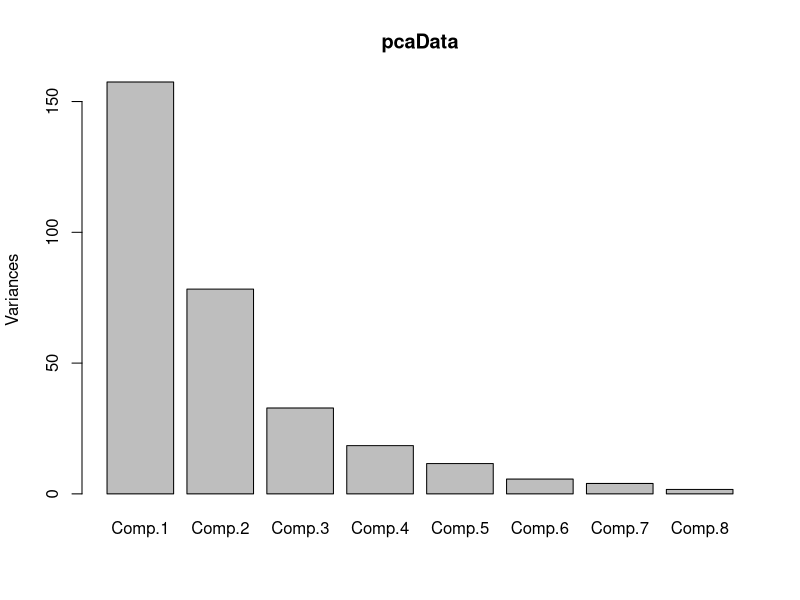
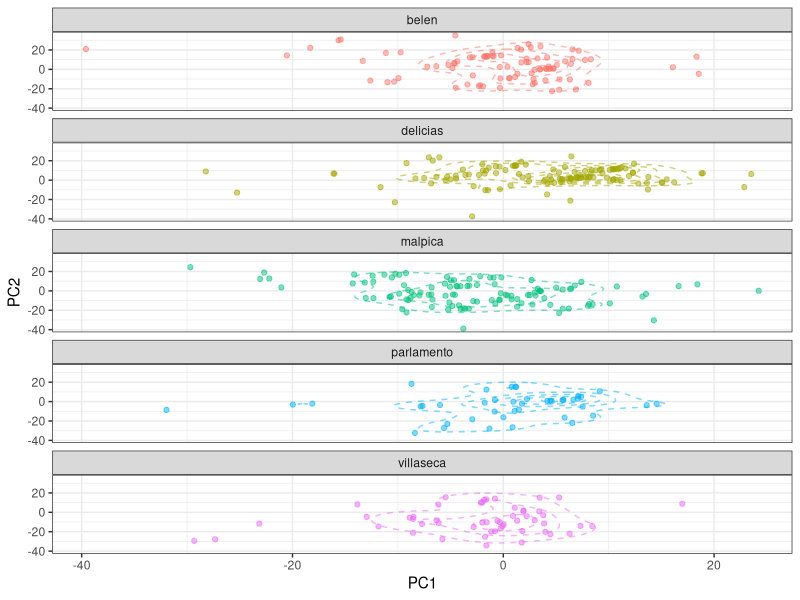

Write R code to recreate these figures, in order. (Note: this script raises an error after producing the figures.)
# Copyright (c) 2018 - Xavier Rubio-Campillo & Maria Coto-Sarmiento
# This file is free software; you can redistribute it and/or modify
# it under the terms of the GNU General Public License as published by
# the Free Software Foundation; either version 3 of the License, or
# (at your option) any later version
# More information see <http://www.gnu.org/licenses/>

library(ggplot2)
library(MASS)
library(caret)
library(vegan)


### 1 - DATA INPUT

## measurements
myData <- read.csv('dataDressel.csv', header=T, sep=",")
# choose the type of Dressel to analyse
myData= subset(myData, type %in% c("Dressel C","Dressel D","Dressel E"))
# keep only the site and the measurements
myData <- myData[,5:13]


## euclidean distance through river
river <- read.csv('riverDistances.csv', header=T, sep=",")
distRiver =as.dist(xtabs(river[, "spatial"] ~ river[, "from"] + river[, "to"]), diag=F)

### 2 - EXPLORATORY DATA ANALYSUS

# PCA
pcaData <- princomp(myData[,1:8])
# plot to check the relevance of the first 2 PC'S
plot(pcaData)
# print table for PC formation
pcaData$loadings

# plot of 2 main PCs
pc1 <- pcaData$scores[,1]
pc2 <- pcaData$scores[,2]
values <- data.frame(pc1=pc1, pc2=pc2, site=myData$site)

pdf("pca.pdf", width=6, height=9)
ggplot(values, aes(x=pc2, y=pc1, col=site)) + geom_density2d(alpha=0.5, linetype="dashed", size=0.5) + geom_point(alpha=0.5) +  facet_wrap(~site,ncol=1) + xlab("PC1") + ylab("PC2") + theme_bw() + theme(legend.position="none")
dev.off()

#other way to do it faceting per type of dressel 
#changes before done: update database, change positions)
#to split by dressel types use ,4:13 with the new database

values <- data.frame(pc1=pc1, pc2=pc2, site=myData$site, type=myData$type)

pdf("testing.pdf", width=6, height=9)
ggplot(values, aes(x=pc2, y=pc1, col=site)) + geom_point(alpha=0.5) +  facet_wrap(~type,ncol=3) + xlab("PC1") + ylab("PC2") + theme_bw()
dev.off()

### 3 - Linear Discriminant Analysis

testData <- myData
# train the model using 8 measurements
DAmodel <- lda(testData[,1:8], testData$site, prior=c(1,1,1,1,1)/5)
# predict the training
DAclass <- predict(DAmodel, testData[,1:8])
# compute confusion matrix
testData$class <- DAclass$class
cm <- confusionMatrix(testData$class, as.factor(testData$site))$table
# remove diagonal
cm[1,1] = cm[2,2] = cm[3,3] = cm[4,4] = cm[5,5] = NA
# get percentage of errors
cm <- t(t(cm)/colSums(cm, na.rm=TRUE))
# transform number of confused into a dissimilarity matrix
cm <- 1 - cm    
distAmph <- as.dist(cm)

### 4 - Mantel test

mantel(distRiver, distAmph)

